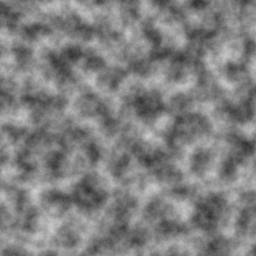

Source code (Python):
import pygame
import opensimplex as osim


def octave_noise2(x, y, octaves=4, persistence=0.5, lacunarity=2.0):
    value = 0
    amplitude = 1
    frequency = 12
    maxAmplitude = 0

    for _ in range(octaves):
        value += osim.noise2(x * frequency, y * frequency) * amplitude
        maxAmplitude += amplitude
        amplitude *= persistence
        frequency *= lacunarity

    return value / maxAmplitude


s = 256
surf = pygame.Surface((s, s))
for y in range(s):
    for x in range(s):
        h = (octave_noise2(x / s, y / s, octaves=20) + 1) * 0.5
        c = [h * 255] * 3
        surf.set_at((x, y), c)
pygame.image.save(surf, "res/perlin.png")
